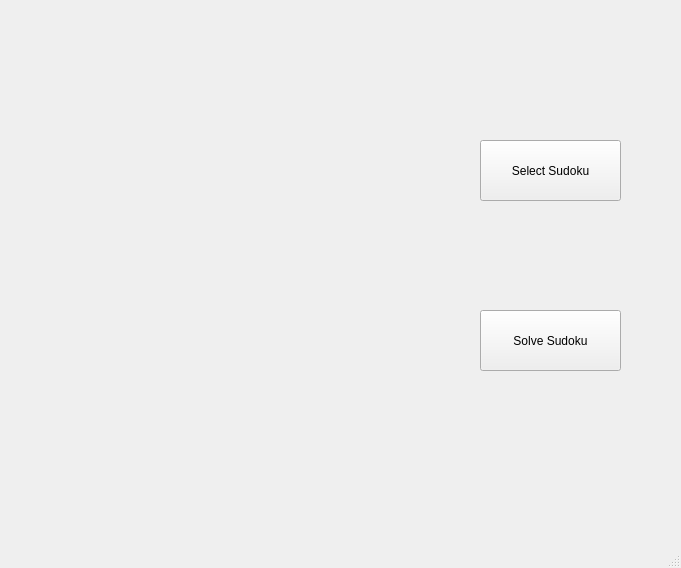
<?xml version="1.0" encoding="UTF-8"?>
<ui version="4.0">
 <class>MainWindow</class>
 <widget class="QMainWindow" name="MainWindow">
  <property name="geometry">
   <rect>
    <x>0</x>
    <y>0</y>
    <width>681</width>
    <height>568</height>
   </rect>
  </property>
  <property name="windowTitle">
   <string>MainWindow</string>
  </property>
  <widget class="QWidget" name="centralwidget">
   <widget class="QLabel" name="lblSudoku">
    <property name="geometry">
     <rect>
      <x>40</x>
      <y>129</y>
      <width>371</width>
      <height>371</height>
     </rect>
    </property>
    <property name="text">
     <string/>
    </property>
   </widget>
   <widget class="QPushButton" name="btnSelectSudoku">
    <property name="geometry">
     <rect>
      <x>480</x>
      <y>140</y>
      <width>141</width>
      <height>61</height>
     </rect>
    </property>
    <property name="text">
     <string>Select Sudoku</string>
    </property>
   </widget>
   <widget class="QPushButton" name="btnSolveSudoku">
    <property name="geometry">
     <rect>
      <x>480</x>
      <y>310</y>
      <width>141</width>
      <height>61</height>
     </rect>
    </property>
    <property name="text">
     <string>Solve Sudoku</string>
    </property>
   </widget>
   <widget class="QLabel" name="lblStatus">
    <property name="geometry">
     <rect>
      <x>40</x>
      <y>40</y>
      <width>371</width>
      <height>31</height>
     </rect>
    </property>
    <property name="font">
     <font>
      <pointsize>20</pointsize>
      <weight>75</weight>
      <bold>true</bold>
     </font>
    </property>
    <property name="text">
     <string/>
    </property>
   </widget>
  </widget>
  <widget class="QMenuBar" name="menubar">
   <property name="geometry">
    <rect>
     <x>0</x>
     <y>0</y>
     <width>681</width>
     <height>20</height>
    </rect>
   </property>
  </widget>
  <widget class="QStatusBar" name="statusbar"/>
 </widget>
 <resources/>
 <connections/>
</ui>
